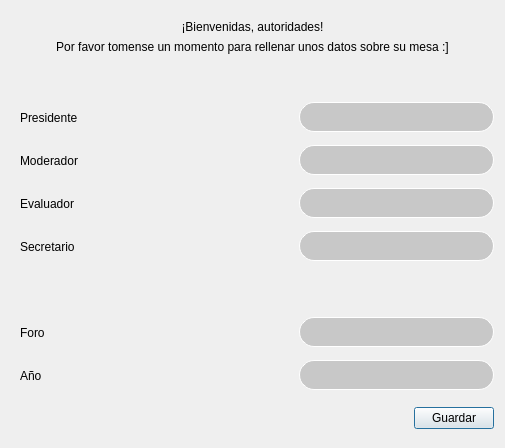
<?xml version="1.0" encoding="UTF-8"?>
<ui version="4.0">
 <class>Dialog</class>
 <widget class="QDialog" name="Dialog">
  <property name="geometry">
   <rect>
    <x>0</x>
    <y>0</y>
    <width>505</width>
    <height>448</height>
   </rect>
  </property>
  <property name="minimumSize">
   <size>
    <width>505</width>
    <height>448</height>
   </size>
  </property>
  <property name="maximumSize">
   <size>
    <width>505</width>
    <height>448</height>
   </size>
  </property>
  <property name="windowTitle">
   <string>Dialog</string>
  </property>
  <layout class="QVBoxLayout" name="verticalLayout">
   <item>
    <widget class="QWidget" name="msjBienvenida" native="true">
     <layout class="QVBoxLayout" name="verticalLayout_2">
      <item>
       <widget class="QLabel" name="label">
        <property name="styleSheet">
         <string notr="true">font: 63 26pt &quot;Bahnschrift SemiBold SemiConden&quot;;</string>
        </property>
        <property name="text">
         <string>¡Bienvenidas, autoridades!</string>
        </property>
        <property name="alignment">
         <set>Qt::AlignCenter</set>
        </property>
       </widget>
      </item>
      <item>
       <widget class="QLabel" name="label_2">
        <property name="styleSheet">
         <string notr="true">font: 13pt &quot;Bahnschrift Light Condensed&quot;;
padding-bottom: 30px;</string>
        </property>
        <property name="text">
         <string>Por favor tomense un momento para rellenar unos datos sobre su mesa :]</string>
        </property>
        <property name="alignment">
         <set>Qt::AlignCenter</set>
        </property>
       </widget>
      </item>
     </layout>
    </widget>
   </item>
   <item>
    <widget class="QWidget" name="widget" native="true">
     <property name="enabled">
      <bool>true</bool>
     </property>
     <layout class="QHBoxLayout" name="horizontalLayout">
      <property name="topMargin">
       <number>0</number>
      </property>
      <property name="rightMargin">
       <number>0</number>
      </property>
      <property name="bottomMargin">
       <number>0</number>
      </property>
      <item>
       <widget class="QLabel" name="label_3">
        <property name="styleSheet">
         <string notr="true">font: 20pt &quot;Bahnschrift Light Condensed&quot;;</string>
        </property>
        <property name="text">
         <string>Presidente</string>
        </property>
       </widget>
      </item>
      <item>
       <widget class="QLineEdit" name="nomPresidente">
        <property name="minimumSize">
         <size>
          <width>0</width>
          <height>30</height>
         </size>
        </property>
        <property name="maximumSize">
         <size>
          <width>200</width>
          <height>16777215</height>
         </size>
        </property>
        <property name="styleSheet">
         <string notr="true">font: 11pt &quot;Bahnschrift SemiLight&quot;;
background-color: rgb(200, 200, 200);
border-radius: 15px;
border: 1px solid white;
margin-left: 5px;
padding-left:5px;</string>
        </property>
        <property name="frame">
         <bool>false</bool>
        </property>
       </widget>
      </item>
     </layout>
    </widget>
   </item>
   <item>
    <widget class="QWidget" name="widget_2" native="true">
     <layout class="QHBoxLayout" name="horizontalLayout_2">
      <property name="leftMargin">
       <number>9</number>
      </property>
      <property name="topMargin">
       <number>0</number>
      </property>
      <property name="rightMargin">
       <number>0</number>
      </property>
      <property name="bottomMargin">
       <number>0</number>
      </property>
      <item>
       <widget class="QLabel" name="label_4">
        <property name="styleSheet">
         <string notr="true">font: 20pt &quot;Bahnschrift Light Condensed&quot;;</string>
        </property>
        <property name="text">
         <string>Moderador</string>
        </property>
       </widget>
      </item>
      <item>
       <widget class="QLineEdit" name="nomModerador">
        <property name="minimumSize">
         <size>
          <width>0</width>
          <height>30</height>
         </size>
        </property>
        <property name="maximumSize">
         <size>
          <width>200</width>
          <height>16777215</height>
         </size>
        </property>
        <property name="styleSheet">
         <string notr="true">font: 11pt &quot;Bahnschrift SemiLight&quot;;
background-color: rgb(200, 200, 200);
border-radius: 15px;
border: 1px solid white;
margin-left: 5px;
padding-left:5px;</string>
        </property>
        <property name="frame">
         <bool>false</bool>
        </property>
       </widget>
      </item>
     </layout>
    </widget>
   </item>
   <item>
    <widget class="QWidget" name="widget_3" native="true">
     <layout class="QHBoxLayout" name="horizontalLayout_3">
      <property name="topMargin">
       <number>0</number>
      </property>
      <property name="rightMargin">
       <number>0</number>
      </property>
      <property name="bottomMargin">
       <number>0</number>
      </property>
      <item>
       <widget class="QLabel" name="label_5">
        <property name="styleSheet">
         <string notr="true">font: 20pt &quot;Bahnschrift Light Condensed&quot;;</string>
        </property>
        <property name="text">
         <string>Evaluador</string>
        </property>
       </widget>
      </item>
      <item>
       <widget class="QLineEdit" name="nomEvaluador">
        <property name="minimumSize">
         <size>
          <width>0</width>
          <height>30</height>
         </size>
        </property>
        <property name="maximumSize">
         <size>
          <width>200</width>
          <height>16777215</height>
         </size>
        </property>
        <property name="styleSheet">
         <string notr="true">font: 11pt &quot;Bahnschrift SemiLight&quot;;
background-color: rgb(200, 200, 200);
border-radius: 15px;
border: 1px solid white;
margin-left: 5px;
padding-left:5px;</string>
        </property>
        <property name="frame">
         <bool>false</bool>
        </property>
       </widget>
      </item>
     </layout>
    </widget>
   </item>
   <item>
    <widget class="QWidget" name="widget_4" native="true">
     <layout class="QHBoxLayout" name="horizontalLayout_4">
      <property name="topMargin">
       <number>0</number>
      </property>
      <property name="rightMargin">
       <number>0</number>
      </property>
      <property name="bottomMargin">
       <number>0</number>
      </property>
      <item>
       <widget class="QLabel" name="label_6">
        <property name="styleSheet">
         <string notr="true">font: 20pt &quot;Bahnschrift Light Condensed&quot;;</string>
        </property>
        <property name="text">
         <string>Secretario</string>
        </property>
       </widget>
      </item>
      <item>
       <widget class="QLineEdit" name="nomSecretario">
        <property name="minimumSize">
         <size>
          <width>0</width>
          <height>30</height>
         </size>
        </property>
        <property name="maximumSize">
         <size>
          <width>200</width>
          <height>16777215</height>
         </size>
        </property>
        <property name="styleSheet">
         <string notr="true">font: 11pt &quot;Bahnschrift SemiLight&quot;;
background-color: rgb(200, 200, 200);
border-radius: 15px;
border: 1px solid white;
margin-left: 5px;
padding-left:5px;</string>
        </property>
        <property name="frame">
         <bool>false</bool>
        </property>
       </widget>
      </item>
     </layout>
    </widget>
   </item>
   <item>
    <widget class="QWidget" name="widget_7" native="true"/>
   </item>
   <item>
    <widget class="QWidget" name="widget_5" native="true">
     <layout class="QHBoxLayout" name="horizontalLayout_5">
      <property name="topMargin">
       <number>0</number>
      </property>
      <property name="rightMargin">
       <number>0</number>
      </property>
      <property name="bottomMargin">
       <number>0</number>
      </property>
      <item>
       <widget class="QLabel" name="label_7">
        <property name="styleSheet">
         <string notr="true">font: 20pt &quot;Bahnschrift Light Condensed&quot;;</string>
        </property>
        <property name="text">
         <string>Foro</string>
        </property>
       </widget>
      </item>
      <item>
       <widget class="QLineEdit" name="nomForo">
        <property name="minimumSize">
         <size>
          <width>0</width>
          <height>30</height>
         </size>
        </property>
        <property name="maximumSize">
         <size>
          <width>200</width>
          <height>16777215</height>
         </size>
        </property>
        <property name="styleSheet">
         <string notr="true">font: 11pt &quot;Bahnschrift SemiLight&quot;;
background-color: rgb(200, 200, 200);
border-radius: 15px;
border: 1px solid white;
margin-left: 5px;
padding-left:5px;</string>
        </property>
        <property name="frame">
         <bool>false</bool>
        </property>
       </widget>
      </item>
     </layout>
    </widget>
   </item>
   <item>
    <widget class="QWidget" name="widget_6" native="true">
     <layout class="QHBoxLayout" name="horizontalLayout_6">
      <property name="topMargin">
       <number>0</number>
      </property>
      <property name="rightMargin">
       <number>0</number>
      </property>
      <property name="bottomMargin">
       <number>0</number>
      </property>
      <item>
       <widget class="QLabel" name="label_8">
        <property name="styleSheet">
         <string notr="true">font: 20pt &quot;Bahnschrift Light Condensed&quot;;</string>
        </property>
        <property name="text">
         <string>Año</string>
        </property>
       </widget>
      </item>
      <item>
       <widget class="QLineEdit" name="ano">
        <property name="minimumSize">
         <size>
          <width>0</width>
          <height>30</height>
         </size>
        </property>
        <property name="maximumSize">
         <size>
          <width>200</width>
          <height>16777215</height>
         </size>
        </property>
        <property name="styleSheet">
         <string notr="true">font: 11pt &quot;Bahnschrift SemiLight&quot;;
background-color: rgb(200, 200, 200);
border-radius: 15px;
border: 1px solid white;
margin-left: 5px;
padding-left:5px;</string>
        </property>
        <property name="frame">
         <bool>false</bool>
        </property>
       </widget>
      </item>
     </layout>
    </widget>
   </item>
   <item alignment="Qt::AlignLeft|Qt::AlignVCenter">
    <widget class="QPushButton" name="btnGuardar">
     <property name="maximumSize">
      <size>
       <width>100</width>
       <height>30</height>
      </size>
     </property>
     <property name="layoutDirection">
      <enum>Qt::RightToLeft</enum>
     </property>
     <property name="styleSheet">
      <string notr="true">font: 13pt &quot;Bahnschrift SemiLight&quot;;</string>
     </property>
     <property name="text">
      <string>Guardar</string>
     </property>
    </widget>
   </item>
  </layout>
 </widget>
 <resources/>
 <connections/>
</ui>
